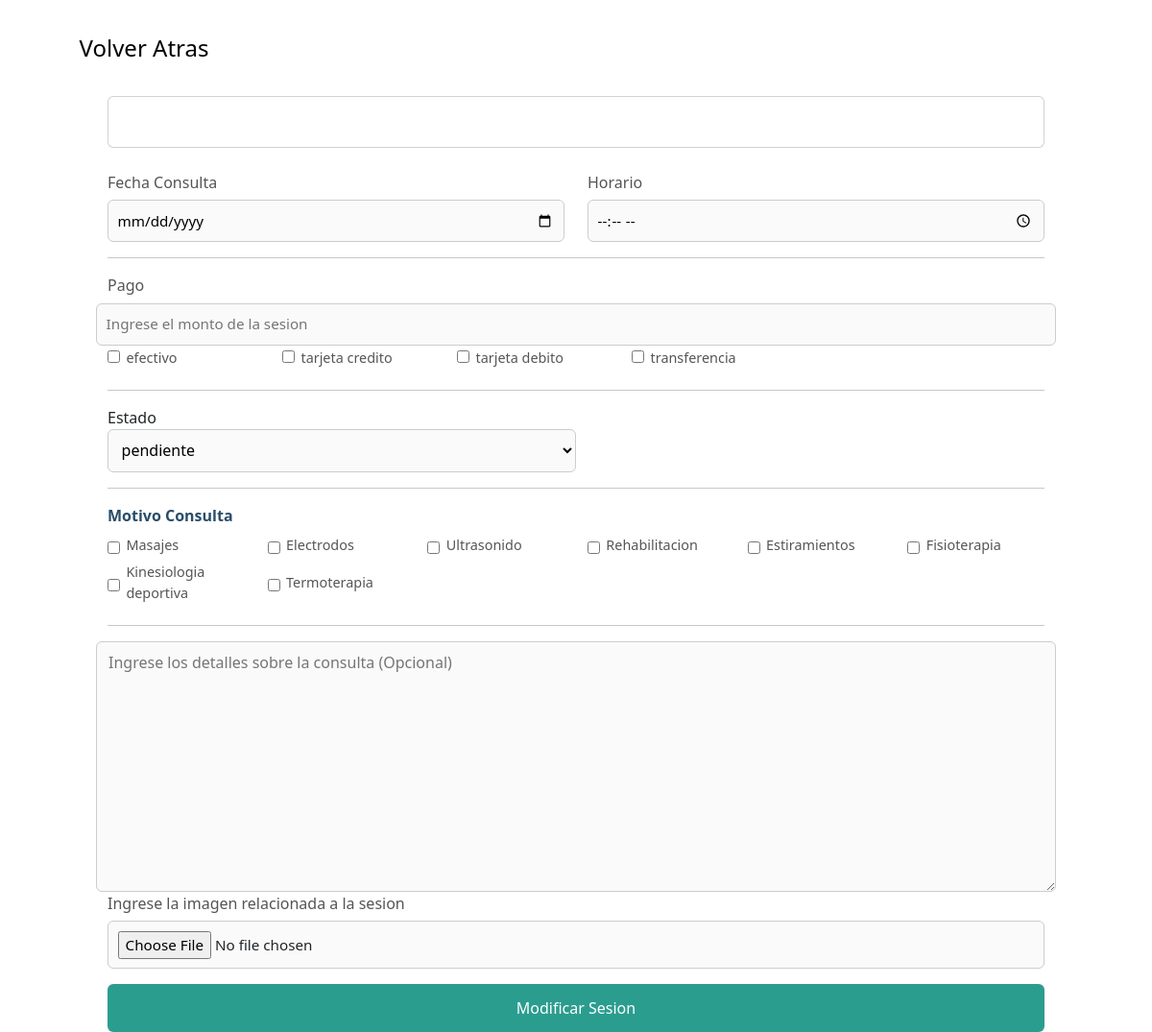
Before: /admin/abml/modificacion-sesion.php?idS=1 (signed in) with the older database file.
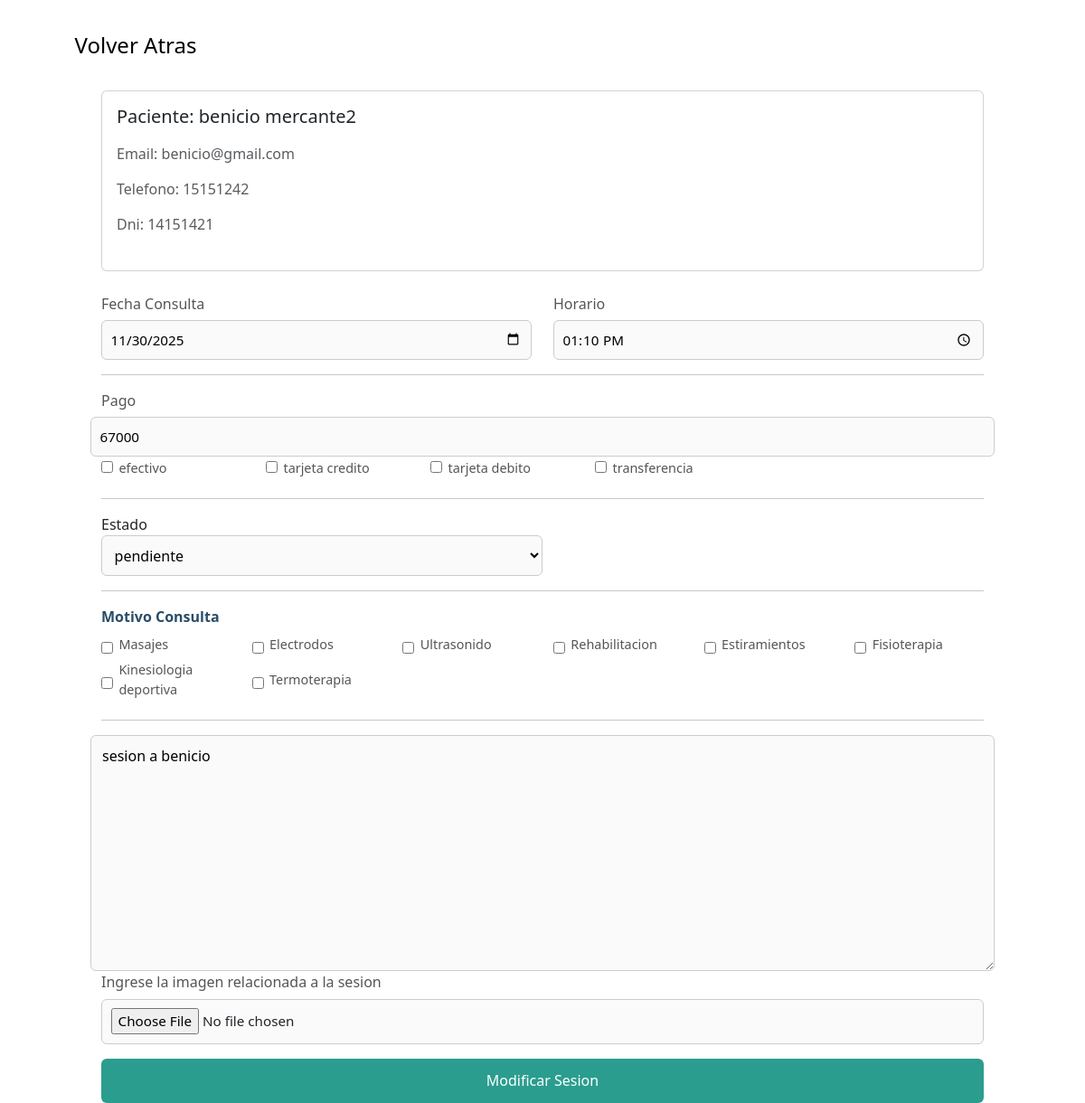
After: the same page with the newer database file.
### tables this page shows
CREATE TABLE `personas` (
  `id_personas` int(11) NOT NULL,
  `nombre` varchar(45) NOT NULL,
  `apellido` varchar(45) NOT NULL,
  `dni` int(11) NOT NULL,
  `fecha_nacimiento` date NOT NULL,
  `telefono` int(11) NOT NULL,
  `email` varchar(60) NOT NULL,
  `fk_rol` int(11) NOT NULL,
  `contrasenia` varchar(45) DEFAULT NULL
);

CREATE TABLE `fechas_horas` (
  `id_fechas_horas` int(11) NOT NULL,
  `fecha` date NOT NULL,
  `hora` time NOT NULL
);

CREATE TABLE `sesiones` (
  `id_sesiones` int(11) NOT NULL,
  `detalles` tinytext DEFAULT NULL,
  `imagen` varchar(100) DEFAULT NULL,
  `fk_personas` int(11) NOT NULL,
  `fk_fechas_horas` int(11) NOT NULL,
  `fk_estado_sesion` int(11) NOT NULL,
  `monto` decimal(10,0) NOT NULL
);

### admin/abml/lectura.php (called while the page is built, shortened)
<?php
    $lecturaUsuarios = "SELECT * FROM `personas`";
    $lecturaHorarios = "SELECT * FROM `fechas_horas`";
    $lecturaSesiones = "SELECT * FROM `sesiones`";
?>

### admin/abml/modificacion-sesion.php (the view, shortened to what the changed rows need)
<?php
    include_once("../../componentes/config/config.php");
    include_once("lectura.php");
?>
<!DOCTYPE html>
<html lang="en">
<head>
    <link rel="stylesheet" href="../../css-admin/sesiones.css">
    <?php
        include_once("../../librerias/bootstrap-css.php");
        if (isset($_GET["idS"])) {
            $idSesion = $_GET["idS"];
            $lecturaSesiones .= " WHERE `id_sesiones`='$idSesion'";
            $sesiones = mysqli_query($conexion,$lecturaSesiones);
            if ($sesion = mysqli_fetch_array($sesiones)) {
                if (!empty($sesion["detalles"]) or $sesion["detalles"] != NULL) {
                    $valueDescripcion = "$sesion[detalles]";
                }
                $valueMonto = $sesion["monto"];
                $lecturaUsuarios .= "WHERE `id_personas`='$sesion[fk_personas]'";
                $usuarios = mysqli_query($conexion,$lecturaUsuarios);
                if ($usuario = mysqli_fetch_array($usuarios)) {
                    $usuarioSesion = "<span>Paciente:</span> $usuario[nombre] $usuario[apellido]";
                    $emailUsuario = "<span>Email:</span> $usuario[email]";
                    $telefono = "<span>Telefono:</span> $usuario[telefono]";
                    $dni = "<span>Dni:</span> $usuario[dni]";
                }
                $lecturaHorarios .= "WHERE `id_fechas_horas`='$sesion[fk_fechas_horas]'";
                $horarios = mysqli_query($conexion,$lecturaHorarios);
                if ($horario = mysqli_fetch_array($horarios)) {
                    $valueFecha = $horario["fecha"];
                    $valueHorario = $horario["hora"];
                }
            }
        }
    ?>
</head>
<body>
    <main>
        <section>
            <article>
                <form class="container-fluid form-modificacion" action="procesar-modificacion.php" method="post" enctype="multipart/form-data">
                    <div class="card mb-4">
                        <div class="card-body">
                            <h5 class="card-title mb-4"><?php echo $usuarioSesion;?></h5>
                            <h6 class="card-subtitle mb-4 text-body-secondary"><?php echo $emailUsuario;?></h6>
                            <h6 class="card-subtitle mb-4 text-body-secondary"><?php echo $telefono;?></h6>
                            <h6 class="card-subtitle mb-4 text-body-secondary"><?php echo $dni;?></h6>
                        </div>
                    </div>
                    <div class="row">
                        <div class="col-6 d-flex flex-column">
                            <label for="fecha">Fecha Consulta</label>
                            <input type="date" name="fecha" id="fecha" placeholder="Ingrese fecha de la consulta" value="<?php echo $valueFecha?>">
                        </div>
                        <div class="col-6 d-flex flex-column">
                            <label for="hora">Horario</label>
                            <input type="time" name="hora" id="hora" placeholder="Ingrese horario de la consulta" value="<?php echo $valueHorario?>">
                        </div>
                    </div>
                    <hr>
                    <div>
                        <div>
                            <div class="row d-flex align-items-center">
                                <label class="col-2" for="monto">Pago</label>
                                <input class="col-4" type="number" name="monto" id="monto" placeholder="Ingrese el monto de la sesion" value="<?php echo $valueMonto?>">
                            </div>
                        </div>
                    </div>
                    <hr>
                    <div>
                        <div class="col-6 >
                            <label for="estado">Estado</label>
                        </div>
                    </div>
                    <hr>
                    <div>
                        <p class="motivo-consulta">Motivo Consulta</p>
                        <div class="row">
                        </div>
                    </div>
                    <hr>
                    <div class="row">
                        <textarea class="col-12" name="detalles" id="detalles" rows="10" placeholder="Ingrese los detalles sobre la consulta (Opcional)"><?php echo $valueDescripcion?></textarea>
                    </div>
                    <div>
                        <label for="imagen">Ingrese la imagen relacionada a la sesion</label>
                        <input type="file" name="imagen" id="imagen" required>
                    </div>
                    <input type="submit" value="Modificar Sesion">
                </form>
            </article>
        </section>
    </main>
</body>
</html>

Changed rows visible on the page:
now on this page (row unchanged): personas: nombre "benicio", apellido "mercante2", email "benicio@gmail.com", telefono "15151242", dni "14151421"
added fechas_horas: fecha "11/30/2025", hora "13:10:00"
added sesiones: monto "67000", detalles "sesion a benicio"
Other visible differences:
text now shown: "Paciente: Email: Telefono: Dni:"
